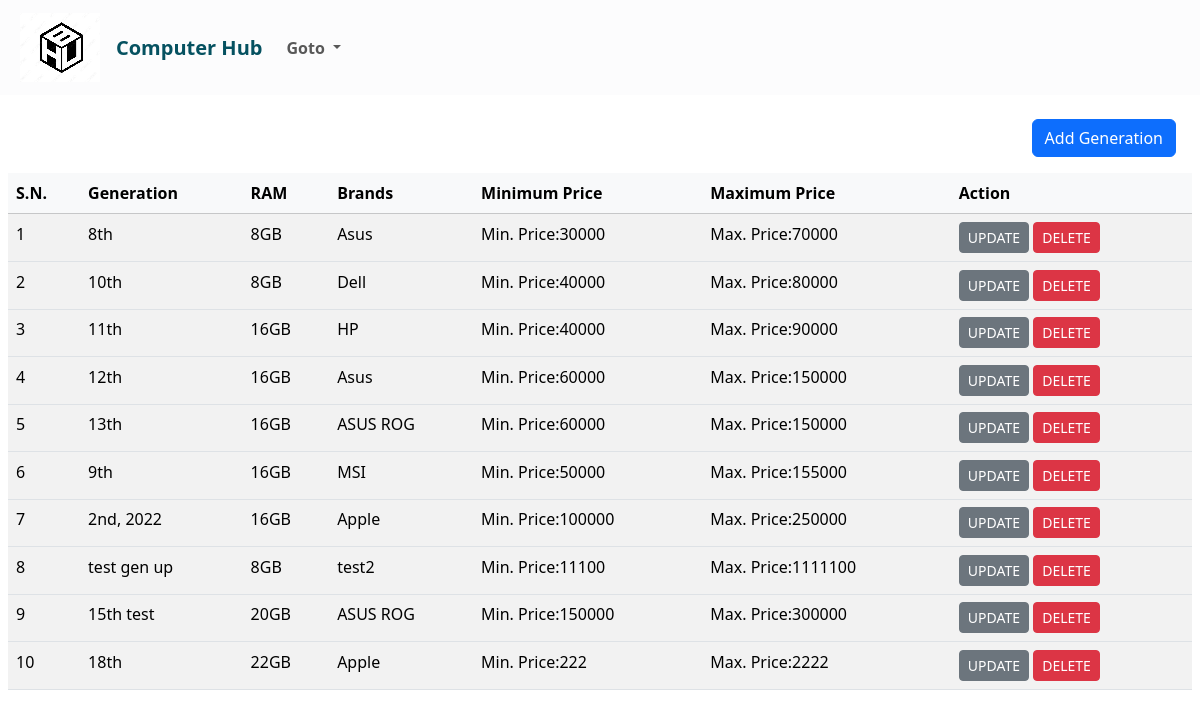
The page /gen-list/ on the database as committed earlier.
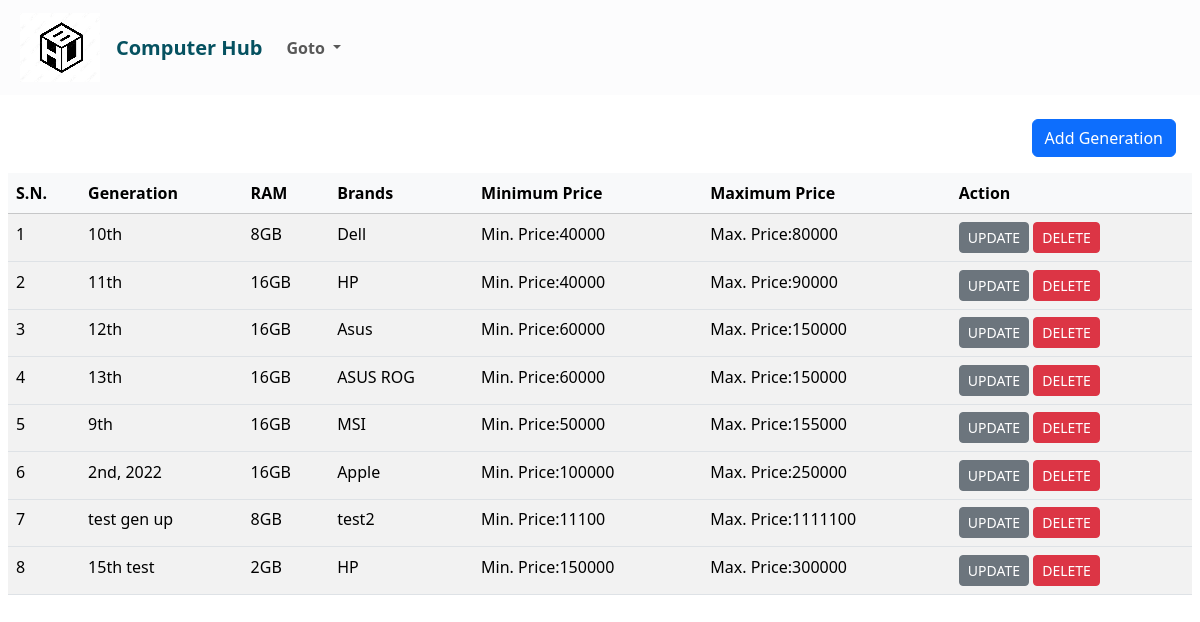
The same page on the database as committed later.
### computer/models.py (models this page shows, shortened)
class ComputerGeneration (models.Model):
    generation= models.CharField(max_length=20, unique=True)
    price_min= models.IntegerField()
    price_max= models.IntegerField()
    RAM= models.IntegerField()
    brands= models.ForeignKey(ComputerBrand,on_delete=models.CASCADE)

class ComputerBrand (models.Model):
    brand_name= models.CharField(max_length=30)
    logo= models.ImageField(null=True, upload_to="uploadimages/")
    def __str__(self):
        return self.brand_name

### computer/views.py (the view)
# urls.py: path('gen-list/', views.ComputerGenerationPageView.as_view(), name= 'genlist'),     #using only View class
class ComputerGenerationPageView(View):
    def get(self, request):
        form= ComputerGeneration.objects.all()
        return render(request,'computer/computergeneration_list.html', {
            'gen_list':form,
        })

### computer/templates/computer/computergeneration_list.html (shortened to what this page needs)
{% extends "computer/index.html" %}
{% block content %}
    <div class="d-flex flex-column">
        <div>
            <a class="btn btn-primary float-end m-3" href='{% url "chub:gen-create-form" %}' role="button">Add Generation</a>
        </div>
        <div class="table-responsive-sm ">
            <table class="table table-striped ">
                <thead>
                    <tr class="table table-light ">
                        <th scope="col">S.N.</th>
                        <th scope="col">Generation</th>
                        <th scope="col">RAM</th>
                        <th scope="col">Brands</th>
                        <th scope="col">Minimum Price</th>
                        <th scope="col">Maximum Price</th>
                        <th scope="col">Action</th>
                    </tr>
                </thead>
                    {% for gen in gen_list %}
                        <tbody>
                            <tr>
                                <td scope="row">{{forloop.counter}}</td>
                                <td>{{gen.generation}}</td>
                                <td>{{gen.RAM}}GB</td>
                                <td>{{gen.brands}}</td>
                                <td>Min. Price:{{gen.price_min}}</td>
                                <td>Max. Price:{{gen.price_max}}</td>
                                <td><a class="btn btn-secondary btn-sm" href='{% url "chub:gen-update" gen.id %}' role="button">UPDATE</a>
                                    <a class="btn btn-danger btn-sm" href='{% url "chub:gen-delete" gen.id %}' role="button">DELETE</a></td>
                        </tbody>
                    {% endfor %}
            </table>
        </div>
    </div>
{% endblock  %}

### computer/templates/computer/index.html (shortened to what this page needs)
<!doctype html>
<html lang="en">
  <head>
    <link href="https://cdn.jsdelivr.net/npm/bootstrap@5.3.2/dist/css/bootstrap.min.css" rel="stylesheet">
  </head>
  <body>
    <nav class="px-2 py-6 navbar navbar-expand-lg bg-light-subtle fs-6 fw-semibold">
      <div class="container-fluid">
        <a class="navbar-brand text-info-emphasis " href="{% url 'chub:index' %}"><img src="/media/uploadimages/hublogo.png"></a>
        <a class="navbar-brand text-info-emphasis " href="{% url 'chub:index' %}">Computer Hub</a>
        <div class="collapse navbar-collapse" id="navbarSupportedContent">
          <ul class="navbar-nav me-auto mb-2 mb-lg-0">
            <li class="nav-item dropdown">
              <a class="nav-link dropdown-toggle" href="#" role="button" data-bs-toggle="dropdown" aria-expanded="false">
                Goto
              </a>
            </li>
          </ul>
        </div>
      </div>
    </nav>
    <div class= "p-2 ">
      {% block content %}{% endblock content %}
    </div>
  </body>
</html>

Rows that differ between the two databases and show on the page:
removed ComputerGeneration: generation "8th", RAM "8", brands "Asus", price_min "30000", price_max "70000"
removed ComputerGeneration: generation "18th", RAM "22", brands "Apple", price_min "222", price_max "2222"
changed ComputerGeneration "15th test": RAM "20" → "2"; brands "ASUS ROG" → "HP"
